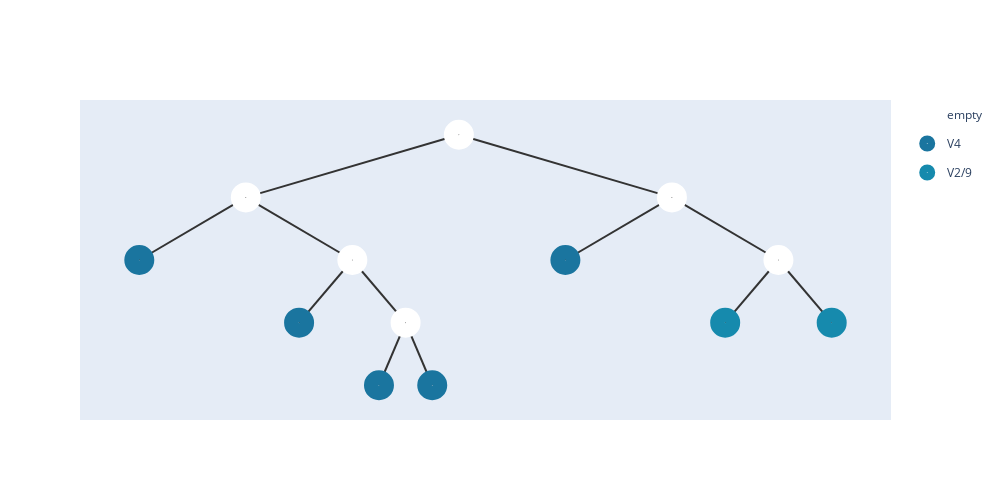

The cell this chart's notebook holds for it:
### Code cell
nodes1 = [node(name=str(i),son=[]) for i in range(len(uf.tree()))]
for i in range(n):
    nodes1[i].subson=[i];
for i,j in enumerate(uf.tree()):
    if(j!=-1):
        nodes1[j].son.append(nodes1[i])
    nodes1[i].value=torch.tensor(embeddings[i]);
    nodes1[i].hyper=torch.tensor(embeddings[i])
root = nodes1[-1];
add_meta(root,meta_list2,[])
show_tree(root,color=['#184e77','#1a759f','#168aad',"#34a0a4",'#52b69a','#99d98c','#76c893','#99d98c']).show_fig()
remove_meta(root);

### Figure 1 — Plotly figure (JSON) as saved in the notebook; plotly's stock layout.template omitted (floating-point values rounded to 4 significant figures)
{"data": [{"hoverinfo": "text", "hovertext": ["12", "10", "9", "7", "11", "8"], "legendgroup": "empty", "marker": {"color": "#fff", "size": 30, "symbol": "circle-dot"}, "mode": "markers+text", "name": "empty", "type": "scatter", "x": [5.5, 3.25, 4.375, 4.938, 7.75, 8.875], "y": [5, 3.5, 2, 0.5, 3.5, 2]}, {"hoverinfo": "text", "hovertext": ["2_V4", "4_V4", "0_V4", "1_V4", "3_V4"], "legendgroup": "V4", "marker": {"color": "#1a759f", "size": 30, "symbol": "circle-dot"}, "mode": "markers+text", "name": "V4", "type": "scatter", "x": [2.125, 3.812, 4.656, 5.219, 6.625], "y": [2, 0.5, -1, -1, 2]}, {"hoverinfo": "text", "hovertext": ["5_V2/9", "6_V2/9"], "legendgroup": "V2/9", "marker": {"color": "#168aad", "size": 30, "symbol": "circle-dot"}, "mode": "markers+text", "name": "V2/9", "type": "scatter", "x": [8.312, 9.438], "y": [0.5, 0.5]}], "layout": {"height": 500, "shapes": [{"layer": "below", "line": {"color": "#333", "width": 2}, "type": "line", "x0": 5.5, "x1": 5.5, "y0": 5, "y1": 5}, {"layer": "below", "line": {"color": "#333", "width": 2}, "type": "line", "x0": 5.5, "x1": 3.25, "y0": 5, "y1": 3.5}, {"layer": "below", "line": {"color": "#333", "width": 2}, "type": "line", "x0": 3.25, "x1": 2.125, "y0": 3.5, "y1": 2}, {"layer": "below", "line": {"color": "#333", "width": 2}, "type": "line", "x0": 3.25, "x1": 4.375, "y0": 3.5, "y1": 2}, {"layer": "below", "line": {"color": "#333", "width": 2}, "type": "line", "x0": 4.375, "x1": 3.812, "y0": 2, "y1": 0.5}, {"layer": "below", "line": {"color": "#333", "width": 2}, "type": "line", "x0": 4.375, "x1": 4.938, "y0": 2, "y1": 0.5}, {"layer": "below", "line": {"color": "#333", "width": 2}, "type": "line", "x0": 4.938, "x1": 4.656, "y0": 0.5, "y1": -1}, {"layer": "below", "line": {"color": "#333", "width": 2}, "type": "line", "x0": 4.938, "x1": 5.219, "y0": 0.5, "y1": -1}, {"layer": "below", "line": {"color": "#333", "width": 2}, "type": "line", "x0": 5.5, "x1": 7.75, "y0": 5, "y1": 3.5}, {"layer": "below", "line": {"color": "#333", "width": 2}, "type": "line", "x0": 7.75, "x1": 6.625, "y0": 3.5, "y1": 2}, {"layer": "below", "line": {"color": "#333", "width": 2}, "type": "line", "x0": 7.75, "x1": 8.875, "y0": 3.5, "y1": 2}, {"layer": "below", "line": {"color": "#333", "width": 2}, "type": "line", "x0": 8.875, "x1": 8.312, "y0": 2, "y1": 0.5}, {"layer": "below", "line": {"color": "#333", "width": 2}, "type": "line", "x0": 8.875, "x1": 9.438, "y0": 2, "y1": 0.5}], "width": 1000, "xaxis": {"showgrid": false, "showline": false, "showticklabels": false, "zeroline": false}, "yaxis": {"showgrid": false, "showline": false, "showticklabels": false, "zeroline": false}}}
